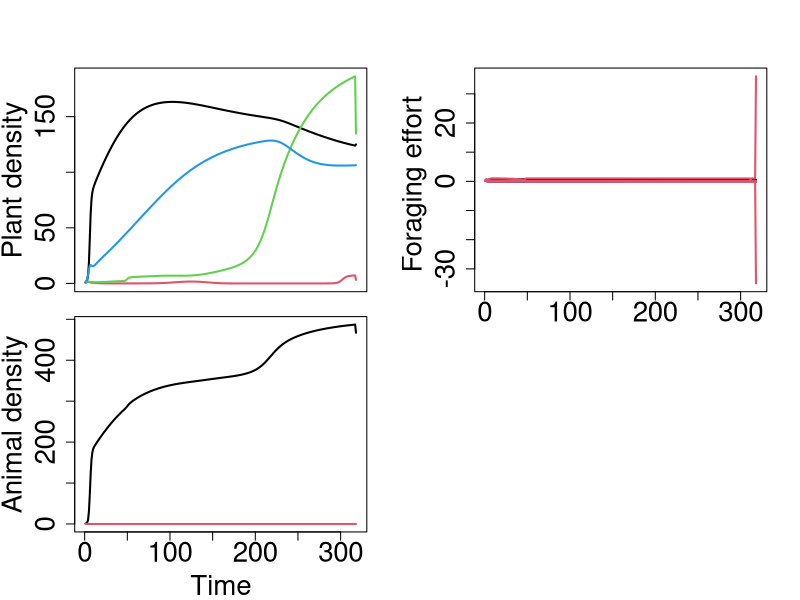
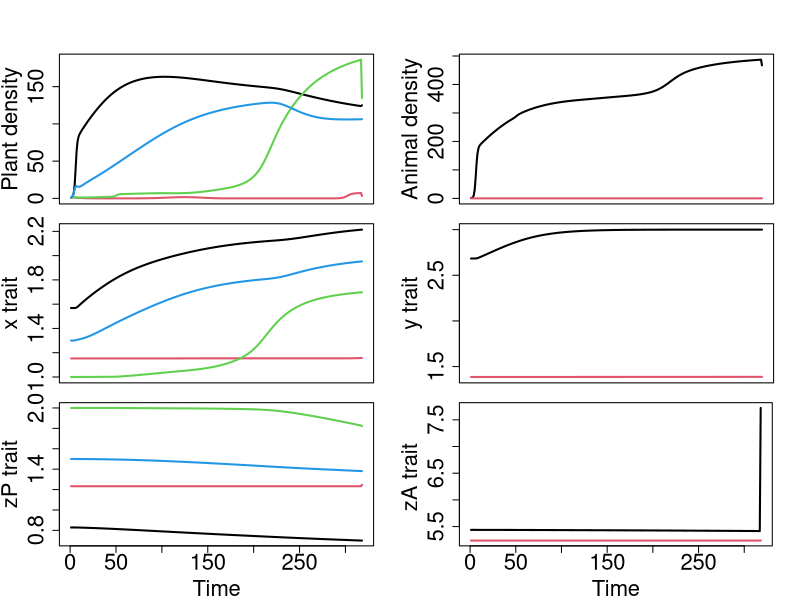

These figures' R source, in order: (Note: this script raises an error after producing the figures.)
# Packages required for ODE and network metrics
library(deSolve)



M=4# No. of plant
N=2 # No. of animal

{xP0=c(1.56827,1.15267,1,1.3)
  xA0=c(2.6836,1.38599)
  zP0=c(0.82854,1.23288,2,1.5)
  zA0=c(2.43836,2.23784)+3
  xm=2
  ym=3
  sd_k=exp(-1)
  sd_c=exp(-2)

  #Maximum carrying capacity
  K=100
  # Trait elongation cost
  lambdaP=0.08
  lambdaA=0.08
  # Intrinsic growth rate
  rP=c(0.767,0.3717,0.5,0.8)
  rA=c(0.3111,0.3437)
  # floral resource production rate
  alpha=c(1,1,2,1)
  #floral resource decay rate
  w=c(1,1,1,1)

  mu=0.01
  s=0.05
  # Benefit scaling parameter
  c=1
  # Strength of assortative
  a=0.3

  #Initial foraging effort
  bet0<-matrix(1/M,M,N)
  #Initial density
  XP0<-matrix(c(0.6761,0.727,1,1), nr=M)
  XA0<-matrix(c(0.978,0.1953), nr=N)
  #Animal adaptation rate
  G=matrix(c(10,20))
  #Initial densities
  X0=rbind(XP0,XA0)}

# Mutualistic model function
lotka<-function(t,y,parameters){
  with(as.list(c(y,parameters)),{
    Xx<-y
    XP<-Xx[1:M]
    XA<-Xx[(M+1):(M+N)]
    bet<-matrix(Xx[(M+N+1):(M*N+M+N)],M,N)
    xP<-Xx[(M*N+M+N+1):(M*N+2*M+N)]
    zP<-Xx[(M*N+2*M+N+1):(M*N+3*M+N)]
    xA<-Xx[(M*N+3*M+N+1):(M*N+3*M+2*N)]
    zA<-Xx[(M*N+3*M+2*N+1):(M*N+3*M+3*N)]


    kP=K*exp(-((xP-xm)^2)/(2*(sd_k)^2))
    kA=K*exp(-((xA-ym)^2)/(2*(sd_k)^2))
    disMatP=c(matrix(xP,M,1))-matrix(xP,M,M, byrow = T)
    disMatA=c(matrix(xA,N,1))-matrix(xA,N,N, byrow = T)
    disMat=c(matrix(zP,M,1))-matrix(zA,M,N, byrow = T)
    cP=1*exp(-(disMatP^2)/(2*(sd_c)^2))
    cA=1*exp(-(disMatA^2)/(2*(sd_c)^2))

    sigma_P=c*((1/(1+exp(-a*disMat)))-(exp(lambdaP*zP)-1))
    sigma_A=c*((1/(1+exp(a*disMat)))-matrix((exp(lambdaA*zA)-1),M,N, byrow = TRUE))



    dXP<-(rP-(rP*(cP%*%XP))/kP+(((sigma_P*bet)%*%XA)*(alpha))/(w+((sigma_A*bet)%*%XA)))

    dXA<-(rA-(rA*(cA%*%XA))/kA+(t(sigma_A*bet)%*%((alpha*XP)/(w+((sigma_A*bet)%*%XA)))))

    dX<-(Xx[1:(M+N)]*rbind(dXP,dXA))

    dbet<-((bet%*%diag(c(G)))*sweep((sigma_A*c(alpha)*c(XP))/c(w+((sigma_A*bet)%*%XA)),2,
                                   colSums((bet*sigma_A*c(alpha)*c(XP))/c(w+((sigma_A*bet)%*%XA))),"-"))


    #  Selection gradient of plant competitive trait
    gx=c(rP*XP/kP)*rowSums(cP*(-(xP-xm)/sd_k^2+disMatP/sd_c^2))

    # Selection gradient of plant mutualistic trait
    g_zi=(a*alpha*(((bet^2)*(sigma_P)*(sigma_A^2)*exp(a*disMat))%*%(XA^2)))/((((bet*sigma_A)%*%XA)+w)^2)+
      ((c(alpha)*bet*(a*sigma_P^2*exp(-a*disMat)-lambdaP*exp(lambdaP*zP)))%*%XA)/(((bet*sigma_A)%*%XA)+w)

    # Selection gradient of animal competitive trait
    gy=colSums((cA*(matrix((-(xA-ym)/sd_k^2),N,N,byrow = TRUE)+disMatA/sd_c^2))%*%diag(c((rA*XA/kA))))

    # Selection gradient of animal mutualistic trait
    g_zj=colSums((((c(-alpha*XP)*(bet^2)*(sigma_A)*(a*sigma_A^2*exp(a*disMat)-matrix(lambdaA*exp(lambdaA*zA),M,N, byrow = TRUE)))%*%diag((c(XA))))/c(((bet*sigma_A)%*%XA)+w)^2)+
                   (c(alpha*XP)*bet*(a*(sigma_A^2)*exp(a*disMat)-matrix(lambdaA*exp(lambdaA*zA),M,N, byrow = TRUE)))/c(((bet*sigma_A)%*%XA)+w))

    dxP=0.5*mu*s^2*XP*gx
    dzP=0.5*mu*s^2*XP*g_zi
    dxA=0.5*mu*s^2*XA*gy
    dzA=0.5*mu*s^2*XA*g_zj

    return(list(c(dX,dbet,dxP,dzP,dxA,dzA)))
  })
}


{# Simulation of the model equation
  yini=c(c(X0),c(bet0),xP0,zP0,xA0,zA0)
  times=seq(0,50000,1)
  parameters=list(rP=rP,rA=rA,alpha=alpha,w=w, G=G,c=c, a=a)
  solution<-ode(y=yini, times=times, func=lotka, parms=parameters)}


#Extraction of each state variables

{X<-as.matrix(solution[,2:(M+N+1)])
  ForEffMatA<-as.matrix(solution[,(M+N+2):(M*N+M+N+1)])
  x_trait<-as.matrix(solution[,(M*N+M+N+2):(M*N+2*M+N+1)])
  zP_trait<-as.matrix(solution[,(M*N+2*M+N+2):(M*N+3*M+N+1)])
  y_trait<-as.matrix(solution[,(M*N+3*M+N+2):(M*N+3*M+2*N+1)])
  zA_trait<-as.matrix(solution[,(M*N+3*M+2*N+2):(M*N+3*M+3*N+1)])
}

tail(X,15)
layout(matrix(1:4, ncol = 2), widths = 1, heights = c(1,1), respect = FALSE)
{
  par(mar = c(0.5, 4.5, 4.1, 2.0))
  matplot(X[,1:M], type = "l",lwd=2,lty = "solid" , pch = 1, col=1:M,
          main=NA,
          ylab = "Plant density", xlab = NA,xaxt="n",cex.lab=2.0,cex.axis=2.0)
  par(mar = c(4.1, 4.5, 1, 2.0))



  matplot(X[,(M+1):(M+N)], type = "l",lwd=2,lty = "solid" , pch=1,col = 1:N,
          main=NA, ylab = "Animal density", xlab = "Time",cex.lab=2.0,cex.axis=2.0)

  par(mar = c(0.5, 4.5, 4.1, 2.0))

  matplot(ForEffMatA, type = "l", lwd=2,lty ="solid" ,pch = 1, col = rep(1:N, each=M),
          main=NA ,ylab = "Foraging effort ",xlab="Time",
          cex.lab=2.0,cex.axis=2.0)
  #bipartite::plotweb(matrix(ForEffMatA[length(times),],M,N),method='normal')
}

layout(matrix(1:6, ncol = 2), widths = 1, heights = c(1,0.85,1), respect = FALSE)

{
  par(mar = c(0.5, 4.5, 4.1, 2.0))
  matplot(X[,1:M], type = "l",lwd=2,lty = "solid" , pch = 1, col=1:M,
          main=NA,
          ylab = "Plant density", xlab = NA,xaxt="n",cex.lab=2.0,cex.axis=2.0)

  par(mar = c(0.5, 4.5, 1, 2.0))
  matplot(x_trait, type = "l",lwd=2,lty = "solid" , pch = 1, col=1:M,
          main=NA,
          ylab = "x trait", xlab = NA,xaxt="n",cex.lab=2.0,cex.axis=2.0)
  par(mar = c(4.1, 4.5, 1, 2.0))
  matplot(zP_trait, lwd=2, type = "l",lty = "solid" , pch = 1, col=1:M,
          main=NA, ylab = "zP trait", xlab ="Time", cex.lab=2.0,cex.axis=2.0)

  par(mar = c(0.5, 4.5, 4.1, 2.0))
  matplot(X[,(M+1):(M+N)], type = "l",lwd=2,lty = "solid" , pch=1,col = 1:N,
          main=NA, ylab = "Animal density", xlab = NA,xaxt="n",cex.lab=2.0,cex.axis=2.0)

  par(mar = c(0.5, 4.5, 1, 2.0))
  matplot(y_trait, type = "l",lwd=2,lty = "solid" , pch=1,col = 1:N,
          main=NA, ylab = "y trait", xlab = "Time",xaxt="n",cex.lab=2.0,cex.axis=2.0)

  par(mar = c(4.1, 4.5, 1, 2.1))
  matplot(zA_trait, type = "l", lwd=2,lty ="solid" ,pch = 1, col = 1:N,
          main=NA ,ylab = "zA trait ",xlab="Time",
          cex.lab=2.0,cex.axis=2.0)
}


tail(X,5)
tail(x_trait,1)
tail(zP_trait,1)
tail(y_trait,1)
tail(zA_trait,1)


matrix(tail(ForEffMatA,1),M,N)

dev.copy(jpeg,"Densities2.jpeg",width = 300, height = 150,units = "mm", res = 400)

dev.off()





zA=zP=seq.int(1,10,1)
y1=exp(-(x^2)/(2*(exp(1))^2))
y2=1/(1+exp(0.6*x))
plot(x,y1,type = "l",lty = "solid" ,lwd=2, pch = 1)
plot(x,y2,type = "l",lty = "solid" ,lwd=2, pch = 1,col="blue")


x=seq(-5,5)
y=1/(1+exp(0.7*x))
plot(x,y,type = "l",lty = "solid" ,lwd=2, pch = 1)


disMat=c(matrix(zP,M,1))-matrix(zA,M,N, byrow = T)

sigma_P=c*((1/(1+exp(-a*disMat)))-(exp(0.1*zP)-1))
sigma_A=c*((1/(1+exp(a*disMat)))-matrix((exp(0.1*zA)-1),M,N, byrow = TRUE))
plot(disMat,sigma_P,col=1:10)
plot(disMat,sigma_A,col=1:10)



{xP0=c(1.56827,1.15267)
  xA0=c(2.6836,1.38599)
  zP0=c(0.82854,1.23288)
  zA0=c(2.43836,2.23784)
  xm=2
  ym=3
  sd_k=exp(-1)
  sd_c=exp(-2)

  #Maximum carrying capacity
  K=100
  # Trait elongation cost
  lambdaP=0.05
  lambdaA=0.05
  # Intrinsic growth rate
  rP=c(0.767,0.3717)
  rA=c(0.3111,0.3437)
  # floral resource production rate
  alpha=c(1,1)
  #floral resource decay rate
  w=c(1,1)

  mu=0.01
  s=0.05
  # Benefit scaling parameter
  c=.3
  # Strength of assortative
  a=0.3

  #Initial foraging effort
  bet0<-matrix(1/M,M,N)
  #Initial density
  XP0<-matrix(c(0.6761,0.727), nr=M)
  XA0<-matrix(c(0.978,0.1953), nr=N)
  #Animal adaptation rate
  G=matrix(c(10,20))
  #Initial densities
  X0=rbind(XP0,XA0)}

{xP0=runif(M,1,2.5)
  xA0=runif(N,1,3.5)
  zP0=runif(M,1,2.5)
  zA0=runif(N,1,3.5)
  xm=2
  ym=3
  sd_k=exp(-1)
  sd_c=exp(-2)

  # Intrinsic growth rate
  rP=matrix(runif(M,0,1), nr=M)
  rA=matrix(runif(N,0,1), nr=N)
  # floral resource production rate
  alpha=10*matrix(runif(M,0,1), nr=M)
  #floral resource decay rate
  w=10*matrix(runif(M,0,.1), nr=M)

  mu=0.01
  s=0.05
  #conversion rate
  c=30


  a=0.5
  #
  #   sigma_P=c*((1/(1+exp(-a*disMat)))-(exp(0.005*zP0)-1))
  #   sigma_A=c*((1/(1+exp(a*disMat)))-(exp(0.005*zA0)-1))
  # sigma_P=c*exp(-(disMat^2)/(2*(exp(1))^2))
  # sigma_A=c*exp(-(disMat^2)/(2*(exp(1))^2))
  #Initial foraging effort
  bet0<-matrix(1/M,M,N)
  # Initial floral resource abundance
  #Fi0<-matrix(runif(M,0,1), nr=M)
  #Initial density
  XP0<-matrix(runif(M,0,1), nr=M)
  XA0<-matrix(runif(N,0,1), nr=N)
  #Animal adaptation rate
  G=30*matrix(runif(N,1,2), nr=N)
  #Initial densities
  X0=rbind(XP0,XA0)}




gx=-(rP*XP*(xP-xm))/((sd_k^2)*kP)
g_zi=(a*alpha*(((bet^2)*(sigma_P)*(sigma_A^2)*exp(a*disMat))%*%(XA^2)))/((((bet*sigma_A)%*%XA)+w)^2)+
  (a*alpha*((bet*(sigma_P^2)*exp(-a*disMat))%*%XA))/(((bet*sigma_A)%*%XA)+w)
gy=-(rA*XA*(xA-ym))/((sd_k^2)*kA)
g_zj=colSums((((c(-a*alpha*XP)*(bet^2)*(sigma_A^3)*exp(a*disMat))%*%(XA))/c(((bet*sigma_A)%*%XA)+w)^2)+
               (c(a*alpha*XP)*bet*(sigma_A^2)*exp(a*disMat))/c(((bet*sigma_A)%*%XA)+w))





kP=100*exp(-((xP0-xm)^2)/(2*(sd_k)^2))
kA=100*exp(-((xA0-ym)^2)/(2*(sd_k)^2))
disMatP=c(matrix(xP0,M,1))-matrix(xP0,M,M, byrow = T)
disMatA=c(matrix(xA0,N,1))-matrix(xA0,N,N, byrow = T)
disMat=c(matrix(zP0,M,1))-matrix(zA0,M,N, byrow = T)
cP=1*exp(-(disMatP^2)/(2*(sd_c)^2))
cA=1*exp(-(disMatA^2)/(2*(sd_c)^2))

# sigma_P=c*((1/(1+exp(-a*disMat))))
# sigma_A=c*((1/(1+exp(a*disMat))))
sigma_P=c*((1/(1+exp(-a*disMat)))-(exp(lambdaP*zP0)-1))
sigma_A=c*((1/(1+exp(a*disMat)))-matrix((exp(lambdaA*zA0)-1),M,N, byrow = TRUE))


(c(rP*XP0/kP)*rowSums(cP))*(-(xP0-xm)/sd_k^2+rowSums(disMatP)/sd_c^2)
